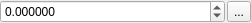
<?xml version="1.0" encoding="UTF-8"?>
<ui version="4.0">
 <class>Form</class>
 <widget class="QWidget" name="Form">
  <property name="geometry">
   <rect>
    <x>0</x>
    <y>0</y>
    <width>251</width>
    <height>23</height>
   </rect>
  </property>
  <property name="windowTitle">
   <string>Form</string>
  </property>
  <layout class="QHBoxLayout" name="horizontalLayout">
   <property name="spacing">
    <number>2</number>
   </property>
   <property name="margin">
    <number>0</number>
   </property>
   <item>
    <widget class="QgsDoubleSpinBox" name="spnValue">
     <property name="decimals">
      <number>6</number>
     </property>
     <property name="minimum">
      <double>-99999999.999999001622200</double>
     </property>
     <property name="maximum">
      <double>99999999.999999001622200</double>
     </property>
    </widget>
   </item>
   <item>
    <widget class="QToolButton" name="btnCalc">
     <property name="toolTip">
      <string>Open number input dialog</string>
     </property>
     <property name="text">
      <string>...</string>
     </property>
    </widget>
   </item>
  </layout>
 </widget>
 <customwidgets>
  <customwidget>
   <class>QgsDoubleSpinBox</class>
   <extends>QDoubleSpinBox</extends>
   <header>qgis.gui</header>
   <container>1</container>
  </customwidget>
 </customwidgets>
 <resources/>
 <connections/>
</ui>
